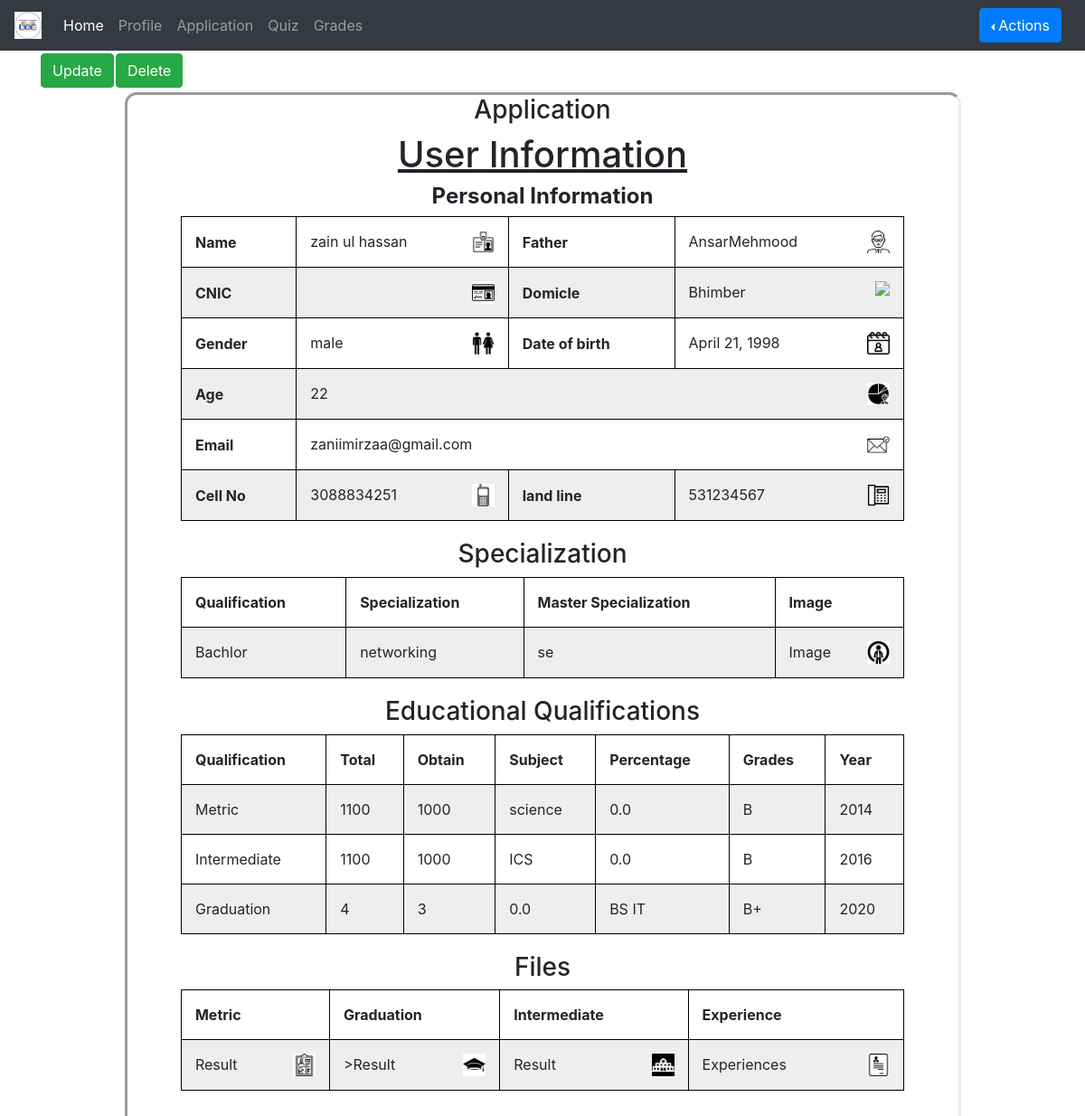
The page /User/BilalShamoon (signed in) on the database as committed earlier.
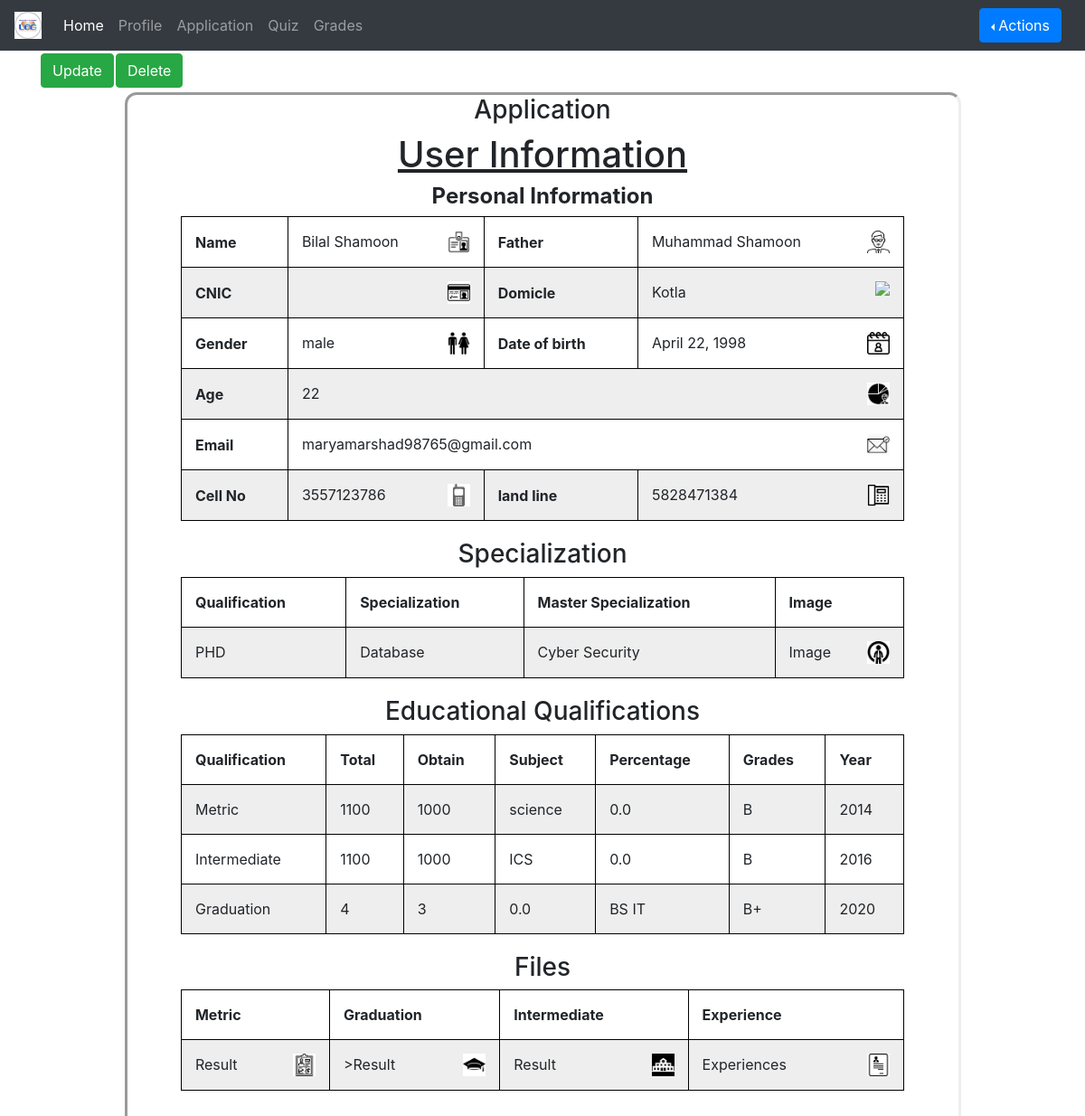
The same page on the database as committed later.
### UserViews/models.py (models this page shows, shortened)
class Application(models.Model):
    user = models.OneToOneField(User, on_delete=models.CASCADE)
    First_Name = models.CharField(max_length=20, blank=False, null=False, validators=[alphabatic])
    Last_Name = models.CharField(max_length=20, blank=False, null=False, validators=[alphabatic])
    Father_Name = models.CharField(max_length=20, blank=False, null=False, validators=[alphabatic])
    Email = models.EmailField(max_length=254, verbose_name="Email", blank=False)
    Domicile = models.CharField(max_length=15, blank=False, null=True, validators=[alphabatic])
    Age = models.IntegerField(
        help_text="Age According to Date_of_Birth it will be checked in case of wrong input your application will not"
                  " be worthy.")
    Date_of_Birth = models.DateField(editable=True, help_text="Select Month Date And Year.")
    Gender = models.CharField(max_length=10,
                              help_text="Select Your Gender", choices=GENDER_CHOICES)
    Phone_no = models.IntegerField(help_text="Enter Your Phone no")
    Land_Line = models.IntegerField(help_text="Enter Your Land Line")
    MatricTotal = models.IntegerField(help_text="", null=False, blank=False)
    MatricObtain = models.IntegerField(null=False, blank=False)
    MatricSubject = models.CharField(max_length=50, blank=False, null=False)
    MatricPercentage = models.FloatField(max_length=None, blank=False, default=0.0, )
    MatricGrades = models.CharField(max_length=5, blank=False, null=True, )
    MatricYear = models.CharField(max_length=20, blank=False)
    IntermediateTotal = models.IntegerField(null=False, blank=False)
    IntermediateObtain = models.IntegerField(null=False, blank=False)
    IntermediateSubject = models.CharField(max_length=50, blank=False, null=False)
    IntermediatePercentage = models.FloatField(blank=False, default="0.0")
    IntermediateGrades = models.CharField(max_length=5, blank=False, null=True)
    IntermediateYear = models.CharField(max_length=20, blank=False)
    GraduationTotal = models.IntegerField(null=False, blank=False)
    GraduationObtain = models.IntegerField(null=False, blank=False)
    GraduationSubject = models.CharField(max_length=50, blank=False, null=False)
    GraduationPercentage = models.FloatField(blank=False, max_length=None, default='0.0')
    GraduationGrades = models.CharField(max_length=5, blank=False, null=True)
    GraduationYear = models.CharField(max_length=20, blank=False)
    Matrics_Result = models.FileField(verbose_name="Matric Result", blank=False, upload_to='Results/',
                                      help_text="Paste the PDF file of your DMC/Result card for best practices ")
    Graduations_result = models.FileField(verbose_name="Graduations_result", blank=False, upload_to='Results/',
                                          help_text="Paste the PDF file of your DMC/Result card for best practices ")
    Intermediate_result = models.FileField(verbose_name="Intermediate Result", blank=False, upload_to='Results/',
                                           help_text="Paste the PDF file of your DMC/Result card for best practices ")
    Image = models.ImageField(upload_to='images/',
                              help_text="Try to Use an Image with .JPG extension for best practices")
    Qualify = models.CharField(max_length=10, choices=QUALIFICATION_CHOICES,
                               help_text="Select Level of your Education from Available Choices.")
    Speclization = models.CharField(max_length=30, choices=SPECIALIZATION_CHOICES,
                                    help_text="Your Specialization or Field of Expertise.")
    Experience = models.FileField(default="Upload your CV", upload_to='CVs/',
                                  help_text="Paste the PDF file of your CV/ExperienceLetters for best practices ")
    Master_Specialization = models.CharField(help_text="Selct Specialization From List", max_length=50,
                                             choices=MASTER_CHOICES)

### UserViews/views.py (the view)
# urls.py: path('<str:user>', views.detailView2, name='Profile2'),
@login_required
def detailView2(request, user):
    object1 = Application.objects.all()
    flag = 0
    for obj1 in object1:
        if request.user == obj1.user:
            context = {
                'obj': obj1
            }
            return render(request, "UserViews/DetailView2.html", context)
        else:
            flag = flag + 1
    if flag != 0:
        messages.error(request, "Please fill the application", extra_tags="danger")
        print(flag)
    return render(request, "UserViews/DetailView2.html", )

### UserViews/templates/UserViews/DetailView2.html (shortened to what the changed rows need)
{%extends 'basic3.html'%}
{%block body%}
{%load static%}
{%if obj.id != null%}
<div class="container-fluid">
	<div class="row" style="margin-top: 3px">
		<div>
			<form action="{%url 'UserViews:Update' obj.id%}">
				<input class="btn btn-success" type="submit" value="Update">
			</form>
		</div>
		<form action="{%url 'UserViews:Delete' obj.id%}">
			<input style="margin-left:2px" class="btn btn-success" type="submit" value="Delete">
		</form>
	</div>
</div>
<div class="container style col-sm-10 text-align-center box">
	<h3 style="text-align:center;">Application</h3>
	<table id="t4" class="center">
		<h1> User Information </h1>
		<h4 style="text-align:center"><b>Personal Information</b></h4>
		<tr>
			<th>Name</th>
			<td>{{obj.First_Name}} {{obj.Last_Name}}<img style="height:25px" src="{%static 'images/icons/name.png' %}" ></td>
			<th>Father</th>
			<td>{{obj.Father_Name}}<img style="height:25px" src="{%static 'images/icons/father.png' %}" ></td>
		</tr>
		<tr>
			<th>CNIC</th>
			<td><img style="height:25px" src="{%static 'images/icons/cnic.png' %}" ></td>
			<th>Domicle</th>
			<td>{{obj.Domicile}}<img style="height:25px" src="{%static 'images/icons/domicile.png' %}" ></td>
		</tr>
		<tr>
			<th>Gender</th>
			<td>{{obj.Gender}}<img style="height:25px" src="{%static 'images/icons/gender.png' %}" ></td>
			<th>Date of birth</th>
			<td>{{obj.Date_of_Birth}}<img style="height:25px" src="{%static 'images/icons/dob.png' %}" ></td>
		</tr>
		<tr>
			<th>Age</th>
			<td colspan="3">{{obj.Age}}<img style="height:25px" src="{%static 'images/icons/age.jpg' %}" ></td>
		</tr>
		<tr>
			<th>Email</th>
			<td colspan="3">{{obj.Email}}<img style="height:25px" src="{%static 'images/icons/email.jpg' %}" ></td>
		</tr>
		<tr>
			<th>Cell No</th>
			<td>{{obj.Phone_no}}<img style="height:25px" src="{%static 'images/icons/phone.png' %}" ></td>
			<th>land line</th>
			<td>{{obj.Land_Line}}<img style="height:25px" src="{%static 'images/icons/landline.png' %}" ></td>
		</tr>
	</table>
	<div style="height:20px"></div>
	<table id="t3" class="center">
		<h3 style="text-align:center">Specialization</h3>
		<tr>
			<th>Qualification</th>
			<th>Specialization</th>
			<th>Master Specialization</th>
			<th>Image</th>
		</tr>
		<tr>
			<td>{{obj.Qualify}}</td>
			<td>{{obj.Speclization}}</td>
			<td>{{obj.Master_Specialization}}</td>
			<td title="Click On Icon">Image<a style="color:black" href="media/{{obj.Image}}"><img style="height:25px" src="{%static 'images/icons/pig.png' %}" ></a></td>
		</tr>
	</table>
	<div style="height:20px"></div>
	<h3 style="text-align:center">Educational Qualifications</h3>
	<table id="t2" class="center">
		<tr id="heading">
			<th>Qualification</th>
			<th>Total</th>
			<th>Obtain</th>
			<th>Subject</th>
			<th>Percentage</th>
			<th>Grades</th>
			<th>Year</th>
		</tr>
		<tr>
			<td>Metric</td>
			<td>{{obj.MatricTotal}}</td>
			<td>{{obj.MatricObtain}}</td>
			<td> {{obj.MatricSubject}}</td>
			<td>{{obj.MatricPercentage}}</td>
			<td>{{obj.MatricGrades}}</td>
			<td>{{obj.MatricYear}}</td>
		</tr>
		<tr>
			<td>Intermediate</td>
			<td>{{obj.IntermediateTotal}}</td>
			<td>{{obj.IntermediateObtain}}</td>
			<td>{{obj.IntermediateSubject}}</td>
			<td>{{obj.IntermediatePercentage}}</td>
			<td>{{obj.IntermediateGrades}}</td>
			<td>{{obj.IntermediateYear}}</td>
		</tr>
		<tr>
			<td>Graduation</td>
			<td>{{obj.GraduationTotal}}</td>
			<td> {{obj.GraduationObtain}}</td>
			<td>{{obj.GraduationPercentage}}</td>
			<td>{{obj.GraduationSubject}}</td>
			<td>{{obj.GraduationGrades}}</td>
			<td>{{obj.GraduationYear}}</td>
		</tr>
	</table>
	<div style="height:20px"></div>
	<table id="t1" class="center">
		<h3 style="text-align:center"> Files</h3>
		<tr>
			<th scope="col">Metric</th>
			<th scope="col">Graduation</th>
			<th scope="col">Intermediate</th>
			<th scope="col">Experience</th>
		</tr>
		<tr>
			<td title="Click On Image">Result<a style="color:black" href="media/{{obj.Matrics_Result}}"><img title="See result" style="height:25px" src="{%static 'images/icons/result.png' %}" ></a></td>
			<td title="Click On Image">>Result<a style="color:black" href="media/{{obj.Graduations_result}}"><img style="height:25px" src="{%static 'images/icons/graduation.png' %}" ></a></td>
			<td title="Click On Image">Result<a style="color:black" href="media/{{obj.Intermediate_result}}"><img style="height:25px" src="{%static 'images/icons/intermidiate.png' %}" ></a></td>
			<td title="Click On Image">Experiences<a style="color:black" href="media/{{obj.Experience}}"><img style="height:25px" src="{%static 'images/icons/cv.png' %}" ></a></td>
		</tr>
	</table>
	<div style="height:50px"></div>
	{%endif%}
</div>
{%endblock%}

Rows that differ between the two databases and show on the page:
removed Application: First_Name "zain", Last_Name "ul hassan", Father_Name "AnsarMehmood", Domicile "Bhimber", Gender "male", Date_of_Birth "April 21, 1998", Age "22", Email "zaniimirzaa@gmail.com", Phone_no "3088834251", Land_Line "531234567", Qualify "Bachlor", Speclization "networking", Master_Specialization "se", MatricTotal "1100", MatricObtain "1000", MatricSubject "science", MatricPercentage "0.0", MatricGrades "B", MatricYear "2014", IntermediateTotal "1100", IntermediateObtain "1000", IntermediateSubject "ICS", IntermediatePercentage "0.0", IntermediateGrades "B", IntermediateYear "2016", GraduationTotal "4", GraduationObtain "3", GraduationPercentage "0.0", GraduationSubject "BS IT", GraduationGrades "B+", GraduationYear "2020"
added Application: First_Name "Bilal", Last_Name "Shamoon", Father_Name "Muhammad Shamoon", Domicile "Kotla", Gender "male", Date_of_Birth "April 22, 1998", Age "22", Email "maryamarshad98765@gmail.com", Phone_no "3557123786", Land_Line "5828471384", Qualify "PHD", Speclization "Database", Master_Specialization "Cyber Security", MatricTotal "1100", MatricObtain "1000", MatricSubject "science", MatricPercentage "0.0", MatricGrades "B", MatricYear "2014", IntermediateTotal "1100", IntermediateObtain "1000", IntermediateSubject "ICS", IntermediatePercentage "0.0", IntermediateGrades "B", IntermediateYear "2016", GraduationTotal "4", GraduationObtain "3", GraduationPercentage "0.0", GraduationSubject "BS IT", GraduationGrades "B+", GraduationYear "2020"
